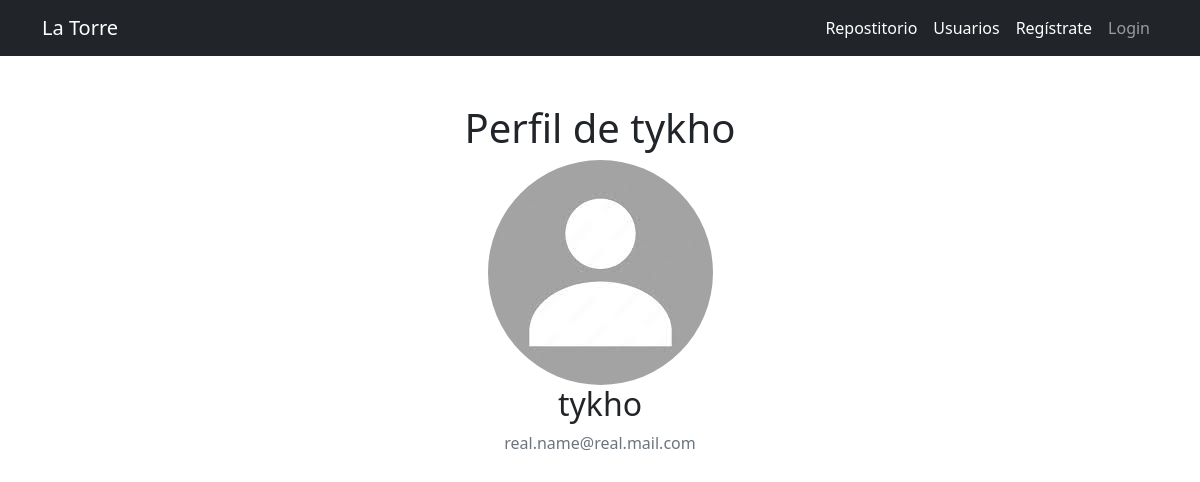
The app's page /usuarios/detalle/1 with its own data.
### users/models.py (models this page shows, shortened)
class Profile(models.Model):
    usuario = models.OneToOneField(User, on_delete=models.CASCADE)
    nombre_usuario = models.CharField(max_length=60)
    email = models.EmailField()
    fecha_registro = models.DateTimeField(default=timezone.now)
    foto_perfil = models.ImageField(default='default.jpg',
                                    upload_to='profile-pics')

### users/views.py (the view)
# urls.py: path('detalle/<int:pk>', views.UserDetail.as_view(), name='Userdetail'),
class UserDetail(DetailView):
    model = Profile
    template_name = 'users/profile.html'
    extra_context = {
        'title': "Detalle",
    }

### users/templates/users/profile.html (shortened to what this page needs)
{% extends 'blog/base.html' %}
{% block content %}
        <h1>Perfil de {{ object.usuario.username }}</h1>
        <div class="content-section">
          <div class="media">
            <a href="{{ object.foto_perfil.url }}" target="_blank">
              <img class="rounded-circle account-img" src="{{ object.foto_perfil.url }}">
            </a>
            <div class="media-body">
              <h2 class="account-heading">{{ object.usuario.username }}</h2>
              <p class="text-secondary">{{ object.usuario.email }}</p>
            </div>
          </div>
        </div>
{% endblock content %}

### records on screen
Profile: usuario.username "tykho", foto_perfil (placeholder picture), usuario.email "real.name@real.mail.com"
